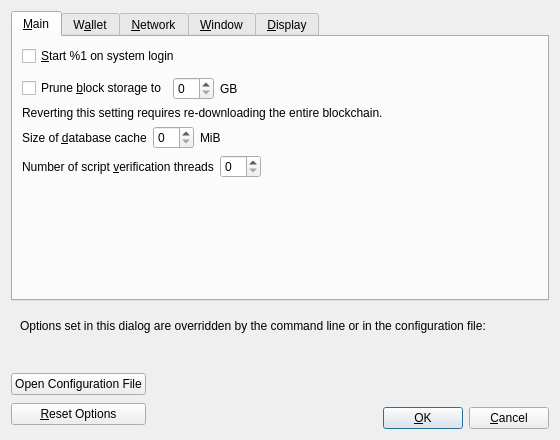
<?xml version="1.0" encoding="UTF-8"?>
<ui version="4.0">
 <class>OptionsDialog</class>
 <widget class="QDialog" name="OptionsDialog">
  <property name="geometry">
   <rect>
    <x>0</x>
    <y>0</y>
    <width>560</width>
    <height>440</height>
   </rect>
  </property>
  <property name="windowTitle">
   <string>Options</string>
  </property>
  <property name="modal">
   <bool>true</bool>
  </property>
  <layout class="QVBoxLayout" name="verticalLayout">
   <item>
    <widget class="QTabWidget" name="tabWidget">
     <property name="currentIndex">
      <number>0</number>
     </property>
     <widget class="QWidget" name="tabMain">
      <attribute name="title">
       <string>&amp;Main</string>
      </attribute>
      <layout class="QVBoxLayout" name="verticalLayout_Main">
       <item>
        <widget class="QCheckBox" name="bitcoinAtStartup">
         <property name="toolTip">
          <string>Automatically start %1 after logging in to the system.</string>
         </property>
         <property name="text">
          <string>&amp;Start %1 on system login</string>
         </property>
        </widget>
       </item>
       <item>
        <spacer name="horizontalSpacer_0_Main">
         <property name="orientation">
          <enum>Qt::Horizontal</enum>
         </property>
         <property name="sizeHint" stdset="0">
          <size>
           <width>40</width>
           <height>5</height>
          </size>
         </property>
        </spacer>
       </item>
       <item>
       <layout class="QHBoxLayout" name="horizontalLayout_Main_Prune">
        <item>
         <widget class="QCheckBox" name="prune">
          <property name="toolTip">
           <string>Disables some advanced features but all blocks will still be fully validated. Reverting this setting requires re-downloading the entire blockchain. Actual disk usage may be somewhat higher.</string>
          </property>
          <property name="text">
           <string>Prune &amp;block storage to</string>
          </property>
         </widget>
        </item>
        <item>
         <widget class="QSpinBox" name="pruneSize"/>
        </item>
         <item>
          <widget class="QLabel" name="pruneSizeUnitLabel">
           <property name="text">
            <string>GB</string>
           </property>
           <property name="textFormat">
            <enum>Qt::PlainText</enum>
           </property>
          </widget>
         </item>
         <item>
          <spacer name="horizontalSpacer_Main_Prune">
           <property name="orientation">
            <enum>Qt::Horizontal</enum>
           </property>
           <property name="sizeHint" stdset="0">
            <size>
             <width>40</width>
             <height>20</height>
            </size>
           </property>
          </spacer>
         </item>
        </layout>
       </item>
       <item>
        <widget class="QLabel" name="pruneWarning">
         <property name="text">
          <string>Reverting this setting requires re-downloading the entire blockchain.</string>
         </property>
         <property name="textFormat">
          <enum>Qt::PlainText</enum>
         </property>
        </widget>
       </item>
       <item>
        <layout class="QHBoxLayout" name="horizontalLayout_2_Main">
         <item>
          <widget class="QLabel" name="databaseCacheLabel">
           <property name="toolTip">
            <string extracomment="Tooltip text for Options window setting that sets the size of the database cache. Explains the corresponding effects of increasing/decreasing this value.">Maximum database cache size. Make sure you have enough RAM. A larger cache can contribute to faster sync, after which the benefit is less pronounced for most use cases. Lowering the cache size will reduce memory usage. Unused mempool memory is shared for this cache.</string>
           </property>
           <property name="text">
            <string>Size of &amp;database cache</string>
           </property>
           <property name="textFormat">
            <enum>Qt::PlainText</enum>
           </property>
           <property name="buddy">
            <cstring>databaseCache</cstring>
           </property>
          </widget>
         </item>
         <item>
          <widget class="QSpinBox" name="databaseCache"/>
         </item>
         <item>
          <widget class="QLabel" name="databaseCacheUnitLabel">
           <property name="text">
            <string>MiB</string>
           </property>
           <property name="textFormat">
            <enum>Qt::PlainText</enum>
           </property>
          </widget>
         </item>
         <item>
          <spacer name="horizontalSpacer_2_Main">
           <property name="orientation">
            <enum>Qt::Horizontal</enum>
           </property>
           <property name="sizeHint" stdset="0">
            <size>
             <width>40</width>
             <height>20</height>
            </size>
           </property>
          </spacer>
         </item>
        </layout>
       </item>
       <item>
        <layout class="QHBoxLayout" name="horizontalLayout_Main_VerifyLabel">
         <item>
          <widget class="QLabel" name="threadsScriptVerifLabel">
           <property name="toolTip">
            <string extracomment="Tooltip text for Options window setting that sets the number of script verification threads. Explains that negative values mean to leave these many cores free to the system.">Set the number of script verification threads. Negative values correspond to the number of cores you want to leave free to the system.</string>
           </property>
           <property name="text">
            <string>Number of script &amp;verification threads</string>
           </property>
           <property name="textFormat">
            <enum>Qt::PlainText</enum>
           </property>
           <property name="buddy">
            <cstring>threadsScriptVerif</cstring>
           </property>
          </widget>
         </item>
         <item>
          <widget class="QSpinBox" name="threadsScriptVerif">
           <property name="toolTip">
            <string>(0 = auto, &lt;0 = leave that many cores free)</string>
           </property>
          </widget>
         </item>
         <item>
          <spacer name="horizontalSpacer_Main_Threads">
           <property name="orientation">
            <enum>Qt::Horizontal</enum>
           </property>
           <property name="sizeHint" stdset="0">
            <size>
             <width>40</width>
             <height>20</height>
            </size>
           </property>
          </spacer>
         </item>
        </layout>
       </item>
       <item>
        <spacer name="verticalSpacer_Main">
         <property name="orientation">
          <enum>Qt::Vertical</enum>
         </property>
         <property name="sizeHint" stdset="0">
          <size>
           <width>20</width>
           <height>40</height>
          </size>
         </property>
        </spacer>
       </item>
      </layout>
     </widget>
     <widget class="QWidget" name="tabWallet">
      <attribute name="title">
       <string>W&amp;allet</string>
      </attribute>
      <layout class="QVBoxLayout" name="verticalLayout_Wallet">
       <item>
        <widget class="QGroupBox" name="groupBox">
         <property name="title">
          <string>Expert</string>
         </property>
         <layout class="QVBoxLayout" name="verticalLayout_2">
          <item>
           <widget class="QCheckBox" name="coinControlFeatures">
            <property name="toolTip">
             <string>Whether to show coin control features or not.</string>
            </property>
            <property name="text">
             <string>Enable coin &amp;control features</string>
            </property>
           </widget>
          </item>
          <item>
           <widget class="QCheckBox" name="spendZeroConfChange">
            <property name="toolTip">
             <string>If you disable the spending of unconfirmed change, the change from a transaction cannot be used until that transaction has at least one confirmation. This also affects how your balance is computed.</string>
            </property>
            <property name="text">
             <string>&amp;Spend unconfirmed change</string>
            </property>
           </widget>
          </item>
         </layout>
        </widget>
       </item>
       <item>
        <spacer name="verticalSpacer_Wallet">
         <property name="orientation">
          <enum>Qt::Vertical</enum>
         </property>
         <property name="sizeHint" stdset="0">
          <size>
           <width>20</width>
           <height>40</height>
          </size>
         </property>
        </spacer>
       </item>
      </layout>
     </widget>
     <widget class="QWidget" name="tabNetwork">
      <attribute name="title">
       <string>&amp;Network</string>
      </attribute>
      <layout class="QVBoxLayout" name="verticalLayout_Network">
       <item>
        <widget class="QCheckBox" name="mapPortUpnp">
         <property name="toolTip">
          <string>Automatically open the Bitcoin client port on the router. This only works when your router supports UPnP and it is enabled.</string>
         </property>
         <property name="text">
          <string>Map port using &amp;UPnP</string>
         </property>
        </widget>
       </item>
       <item>
        <widget class="QCheckBox" name="mapPortNatpmp">
         <property name="toolTip">
          <string>Automatically open the Mercatura client port on the router. This only works when your router supports NAT-PMP and it is enabled. The external port could be random.</string>
         </property>
         <property name="text">
          <string>Map port using NA&amp;T-PMP</string>
         </property>
        </widget>
       </item>
       <item>
        <widget class="QCheckBox" name="allowIncoming">
         <property name="toolTip">
          <string>Accept connections from outside.</string>
         </property>
         <property name="text">
          <string>Allow incomin&amp;g connections</string>
         </property>
        </widget>
       </item>
       <item>
        <widget class="QCheckBox" name="connectSocks">
         <property name="toolTip">
          <string>Connect to the Bitcoin network through a SOCKS5 proxy.</string>
         </property>
         <property name="text">
          <string>&amp;Connect through SOCKS5 proxy (default proxy):</string>
         </property>
        </widget>
       </item>
       <item>
        <layout class="QHBoxLayout" name="horizontalLayout_1_Network">
         <item>
          <widget class="QLabel" name="proxyIpLabel">
           <property name="text">
            <string>Proxy &amp;IP:</string>
           </property>
           <property name="textFormat">
            <enum>Qt::PlainText</enum>
           </property>
           <property name="buddy">
            <cstring>proxyIp</cstring>
           </property>
          </widget>
         </item>
         <item>
          <widget class="QValidatedLineEdit" name="proxyIp">
           <property name="minimumSize">
            <size>
             <width>140</width>
             <height>0</height>
            </size>
           </property>
           <property name="maximumSize">
            <size>
             <width>140</width>
             <height>16777215</height>
            </size>
           </property>
           <property name="toolTip">
            <string>IP address of the proxy (e.g. IPv4: 127.0.0.1 / IPv6: ::1)</string>
           </property>
          </widget>
         </item>
         <item>
          <widget class="QLabel" name="proxyPortLabel">
           <property name="text">
            <string>&amp;Port:</string>
           </property>
           <property name="textFormat">
            <enum>Qt::PlainText</enum>
           </property>
           <property name="buddy">
            <cstring>proxyPort</cstring>
           </property>
          </widget>
         </item>
         <item>
          <widget class="QLineEdit" name="proxyPort">
           <property name="minimumSize">
            <size>
             <width>55</width>
             <height>0</height>
            </size>
           </property>
           <property name="maximumSize">
            <size>
             <width>55</width>
             <height>16777215</height>
            </size>
           </property>
           <property name="toolTip">
            <string>Port of the proxy (e.g. 9050)</string>
           </property>
          </widget>
         </item>
         <item>
          <spacer name="horizontalSpacer_1_Network">
           <property name="orientation">
            <enum>Qt::Horizontal</enum>
           </property>
           <property name="sizeHint" stdset="0">
            <size>
             <width>40</width>
             <height>20</height>
            </size>
           </property>
          </spacer>
         </item>
        </layout>
       </item>
       <item>
        <layout class="QHBoxLayout" name="horizontalLayout_2_Network">
         <item>
          <widget class="QLabel" name="proxyActiveNets">
           <property name="text">
            <string>Used for reaching peers via:</string>
           </property>
           <property name="textFormat">
            <enum>Qt::PlainText</enum>
           </property>
          </widget>
         </item>
         <item>
          <widget class="QCheckBox" name="proxyReachIPv4">
           <property name="enabled">
            <bool>false</bool>
           </property>
           <property name="toolTip">
            <string>Shows if the supplied default SOCKS5 proxy is used to reach peers via this network type.</string>
           </property>
           <property name="text">
            <string/>
           </property>
          </widget>
         </item>
         <item>
          <widget class="QLabel" name="proxyReachIPv4Label">
           <property name="text">
            <string>IPv4</string>
           </property>
           <property name="textFormat">
            <enum>Qt::PlainText</enum>
           </property>
          </widget>
         </item>
         <item>
          <widget class="QCheckBox" name="proxyReachIPv6">
           <property name="enabled">
            <bool>false</bool>
           </property>
           <property name="toolTip">
            <string>Shows if the supplied default SOCKS5 proxy is used to reach peers via this network type.</string>
           </property>
           <property name="text">
            <string/>
           </property>
          </widget>
         </item>
         <item>
          <widget class="QLabel" name="proxyReachIPv6Label">
           <property name="text">
            <string>IPv6</string>
           </property>
           <property name="textFormat">
            <enum>Qt::PlainText</enum>
           </property>
          </widget>
         </item>
         <item>
          <widget class="QCheckBox" name="proxyReachTor">
           <property name="enabled">
            <bool>false</bool>
           </property>
           <property name="toolTip">
            <string>Shows if the supplied default SOCKS5 proxy is used to reach peers via this network type.</string>
           </property>
           <property name="text">
            <string/>
           </property>
          </widget>
         </item>
         <item>
          <widget class="QLabel" name="proxyReachTorLabel">
           <property name="text">
            <string>Tor</string>
           </property>
           <property name="textFormat">
            <enum>Qt::PlainText</enum>
           </property>
          </widget>
         </item>
         <item>
          <spacer name="horizontalSpacer_2_Network">
           <property name="orientation">
            <enum>Qt::Horizontal</enum>
           </property>
           <property name="sizeHint" stdset="0">
            <size>
             <width>40</width>
             <height>20</height>
            </size>
           </property>
          </spacer>
         </item>
        </layout>
       </item>
       <item>
        <widget class="QCheckBox" name="connectSocksTor">
         <property name="toolTip">
          <string>Connect to the Bitcoin network through a separate SOCKS5 proxy for Tor onion services.</string>
         </property>
         <property name="text">
          <string>Use separate SOCKS&amp;5 proxy to reach peers via Tor onion services:</string>
         </property>
        </widget>
       </item>
       <item>
        <layout class="QHBoxLayout" name="horizontalLayout_3_Network">
         <item>
          <widget class="QLabel" name="proxyIpTorLabel">
           <property name="text">
            <string>Proxy &amp;IP:</string>
           </property>
           <property name="textFormat">
            <enum>Qt::PlainText</enum>
           </property>
           <property name="buddy">
            <cstring>proxyIpTor</cstring>
           </property>
          </widget>
         </item>
         <item>
          <widget class="QValidatedLineEdit" name="proxyIpTor">
           <property name="minimumSize">
            <size>
             <width>140</width>
             <height>0</height>
            </size>
           </property>
           <property name="maximumSize">
            <size>
             <width>140</width>
             <height>16777215</height>
            </size>
           </property>
           <property name="toolTip">
            <string>IP address of the proxy (e.g. IPv4: 127.0.0.1 / IPv6: ::1)</string>
           </property>
          </widget>
         </item>
         <item>
          <widget class="QLabel" name="proxyPortTorLabel">
           <property name="text">
            <string>&amp;Port:</string>
           </property>
           <property name="textFormat">
            <enum>Qt::PlainText</enum>
           </property>
           <property name="buddy">
            <cstring>proxyPortTor</cstring>
           </property>
          </widget>
         </item>
         <item>
          <widget class="QLineEdit" name="proxyPortTor">
           <property name="minimumSize">
            <size>
             <width>55</width>
             <height>0</height>
            </size>
           </property>
           <property name="maximumSize">
            <size>
             <width>55</width>
             <height>16777215</height>
            </size>
           </property>
           <property name="toolTip">
            <string>Port of the proxy (e.g. 9050)</string>
           </property>
          </widget>
         </item>
         <item>
          <spacer name="horizontalSpacer_4_Network">
           <property name="orientation">
            <enum>Qt::Horizontal</enum>
           </property>
           <property name="sizeHint" stdset="0">
            <size>
             <width>40</width>
             <height>20</height>
            </size>
           </property>
          </spacer>
         </item>
        </layout>
       </item>
       <item>
        <spacer name="verticalSpacer_Network">
         <property name="orientation">
          <enum>Qt::Vertical</enum>
         </property>
         <property name="sizeHint" stdset="0">
          <size>
           <width>20</width>
           <height>40</height>
          </size>
         </property>
        </spacer>
       </item>
      </layout>
     </widget>
     <widget class="QWidget" name="tabWindow">
      <attribute name="title">
       <string>&amp;Window</string>
      </attribute>
      <layout class="QVBoxLayout" name="verticalLayout_Window">
       <item>
        <widget class="QCheckBox" name="hideTrayIcon">
         <property name="toolTip">
          <string>Hide the icon from the system tray.</string>
         </property>
         <property name="text">
          <string>&amp;Hide tray icon</string>
         </property>
        </widget>
       </item>
       <item>
        <widget class="QCheckBox" name="minimizeToTray">
         <property name="toolTip">
          <string>Show only a tray icon after minimizing the window.</string>
         </property>
         <property name="text">
          <string>&amp;Minimize to the tray instead of the taskbar</string>
         </property>
        </widget>
       </item>
       <item>
        <widget class="QCheckBox" name="minimizeOnClose">
         <property name="toolTip">
          <string>Minimize instead of exit the application when the window is closed. When this option is enabled, the application will be closed only after selecting Exit in the menu.</string>
         </property>
         <property name="text">
          <string>M&amp;inimize on close</string>
         </property>
        </widget>
       </item>
       <item>
        <spacer name="verticalSpacer_Window">
         <property name="orientation">
          <enum>Qt::Vertical</enum>
         </property>
         <property name="sizeHint" stdset="0">
          <size>
           <width>20</width>
           <height>40</height>
          </size>
         </property>
        </spacer>
       </item>
      </layout>
     </widget>
     <widget class="QWidget" name="tabDisplay">
      <attribute name="title">
       <string>&amp;Display</string>
      </attribute>
      <layout class="QVBoxLayout" name="verticalLayout_Display">
       <item>
        <layout class="QHBoxLayout" name="horizontalLayout_1_Display">
         <item>
          <widget class="QLabel" name="langLabel">
           <property name="text">
            <string>User Interface &amp;language:</string>
           </property>
           <property name="textFormat">
            <enum>Qt::PlainText</enum>
           </property>
           <property name="buddy">
            <cstring>lang</cstring>
           </property>
          </widget>
         </item>
         <item>
          <widget class="QValueComboBox" name="lang">
           <property name="toolTip">
            <string>The user interface language can be set here. This setting will take effect after restarting %1.</string>
           </property>
          </widget>
         </item>
        </layout>
       </item>
       <item>
        <layout class="QHBoxLayout" name="horizontalLayout_2_Display">
         <item>
          <widget class="QLabel" name="unitLabel">
           <property name="text">
            <string>&amp;Unit to show amounts in:</string>
           </property>
           <property name="textFormat">
            <enum>Qt::PlainText</enum>
           </property>
           <property name="buddy">
            <cstring>unit</cstring>
           </property>
          </widget>
         </item>
         <item>
          <widget class="QValueComboBox" name="unit">
           <property name="toolTip">
            <string>Choose the default subdivision unit to show in the interface and when sending coins.</string>
           </property>
          </widget>
         </item>
        </layout>
       </item>
       <item>
        <layout class="QHBoxLayout" name="horizontalLayout_3_Display">
         <item>
          <widget class="QLabel" name="thirdPartyTxUrlsLabel">
           <property name="toolTip">
            <string>Third party URLs (e.g. a block explorer) that appear in the transactions tab as context menu items. %s in the URL is replaced by transaction hash. Multiple URLs are separated by vertical bar |.</string>
           </property>
           <property name="text">
            <string>&amp;Third party transaction URLs</string>
           </property>
           <property name="buddy">
            <cstring>thirdPartyTxUrls</cstring>
           </property>
          </widget>
         </item>
         <item>
          <widget class="QValidatedLineEdit" name="thirdPartyTxUrls">
           <property name="toolTip">
            <string>Third party URLs (e.g. a block explorer) that appear in the transactions tab as context menu items. %s in the URL is replaced by transaction hash. Multiple URLs are separated by vertical bar |.</string>
           </property>
           <property name="placeholderText">
            <string notr="true">https://example.com/tx/%s</string>
           </property>
          </widget>
         </item>
        </layout>
       </item>
       <item>
        <spacer name="verticalSpacer_Display">
         <property name="orientation">
          <enum>Qt::Vertical</enum>
         </property>
         <property name="sizeHint" stdset="0">
          <size>
           <width>20</width>
           <height>40</height>
          </size>
         </property>
        </spacer>
       </item>
      </layout>
     </widget>
    </widget>
   </item>
   <item>
    <widget class="QFrame" name="frame">
     <layout class="QVBoxLayout" name="verticalLayout_Bottom">
      <item>
       <layout class="QHBoxLayout" name="horizontalLayout_Bottom">
        <item>
         <widget class="QLabel" name="overriddenByCommandLineInfoLabel">
          <property name="text">
           <string>Options set in this dialog are overridden by the command line or in the configuration file:</string>
          </property>
          <property name="textFormat">
           <enum>Qt::PlainText</enum>
          </property>
         </widget>
        </item>
        <item>
         <spacer name="horizontalSpacer_Bottom">
          <property name="orientation">
           <enum>Qt::Horizontal</enum>
          </property>
          <property name="sizeHint" stdset="0">
           <size>
            <width>40</width>
            <height>20</height>
           </size>
          </property>
         </spacer>
        </item>
       </layout>
      </item>
      <item>
       <widget class="QLabel" name="overriddenByCommandLineLabel">
        <property name="text">
         <string/>
        </property>
        <property name="textFormat">
         <enum>Qt::PlainText</enum>
        </property>
        <property name="wordWrap">
         <bool>true</bool>
        </property>
       </widget>
      </item>
     </layout>
    </widget>
   </item>
   <item>
    <layout class="QHBoxLayout" name="horizontalLayout_Buttons">
     <item>
      <layout class="QVBoxLayout" name="verticalLayout_Buttons">
       <item>
        <widget class="QPushButton" name="openBitcoinConfButton">
         <property name="toolTip">
          <string>Open the %1 configuration file from the working directory.</string>
         </property>
         <property name="text">
          <string>Open Configuration File</string>
         </property>
         <property name="autoDefault">
          <bool>false</bool>
         </property>
        </widget>
       </item>
       <item>
        <widget class="QPushButton" name="resetButton">
         <property name="toolTip">
          <string>Reset all client options to default.</string>
         </property>
         <property name="text">
          <string>&amp;Reset Options</string>
         </property>
         <property name="autoDefault">
          <bool>false</bool>
         </property>
        </widget>
       </item>
      </layout>
     </item>
     <item>
      <spacer name="horizontalSpacer_1">
       <property name="orientation">
        <enum>Qt::Horizontal</enum>
       </property>
       <property name="sizeHint" stdset="0">
        <size>
         <width>40</width>
         <height>48</height>
        </size>
       </property>
      </spacer>
     </item>
     <item>
      <widget class="QLabel" name="statusLabel">
       <property name="minimumSize">
        <size>
         <width>200</width>
         <height>0</height>
        </size>
       </property>
       <property name="font">
        <font>
         <weight>75</weight>
         <bold>true</bold>
        </font>
       </property>
       <property name="text">
        <string/>
       </property>
       <property name="textFormat">
        <enum>Qt::PlainText</enum>
       </property>
       <property name="wordWrap">
        <bool>true</bool>
       </property>
      </widget>
     </item>
     <item>
      <spacer name="horizontalSpacer_2">
       <property name="orientation">
        <enum>Qt::Horizontal</enum>
       </property>
       <property name="sizeHint" stdset="0">
        <size>
         <width>40</width>
         <height>48</height>
        </size>
       </property>
      </spacer>
     </item>
     <item>
      <layout class="QVBoxLayout" name="verticalLayout_4">
       <item>
        <spacer name="verticalSpacer">
         <property name="orientation">
          <enum>Qt::Vertical</enum>
         </property>
         <property name="sizeHint" stdset="0">
          <size>
           <width>20</width>
           <height>40</height>
          </size>
         </property>
        </spacer>
       </item>
       <item>
        <layout class="QHBoxLayout" name="horizontalLayout">
         <item>
          <widget class="QPushButton" name="okButton">
           <property name="text">
            <string>&amp;OK</string>
           </property>
           <property name="autoDefault">
            <bool>false</bool>
           </property>
           <property name="default">
            <bool>true</bool>
           </property>
          </widget>
         </item>
         <item>
          <widget class="QPushButton" name="cancelButton">
           <property name="text">
            <string>&amp;Cancel</string>
           </property>
           <property name="autoDefault">
            <bool>false</bool>
           </property>
          </widget>
         </item>
        </layout>
       </item>
      </layout>
     </item>
    </layout>
   </item>
  </layout>
 </widget>
 <customwidgets>
  <customwidget>
   <class>QValidatedLineEdit</class>
   <extends>QLineEdit</extends>
   <header>qt/qvalidatedlineedit.h</header>
  </customwidget>
  <customwidget>
   <class>QValueComboBox</class>
   <extends>QComboBox</extends>
   <header>qt/qvaluecombobox.h</header>
  </customwidget>
 </customwidgets>
 <resources/>
 <connections/>
</ui>
